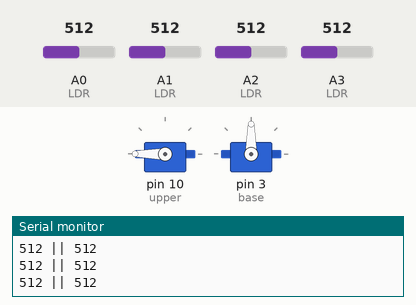
This sketch was run on a simulated Arduino Uno, built with avr-gcc and run on an emulated ATmega328P. Parts: 2 × servo, the last lines printed to the serial monitor. Inputs (shaded band) come from the test bench; at power-on: A0 (LDR) = 512, A1 (LDR) = 512, A2 (LDR) = 512, A3 (LDR) = 512.

Above: at 1.2 s.
1.3 s: A0 (LDR) set to 529
2.8 s: A0 (LDR) set to 547
At 3.28 s:
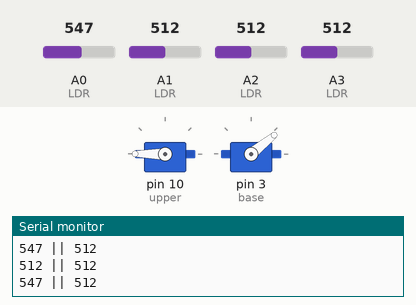
At 4.1 s:
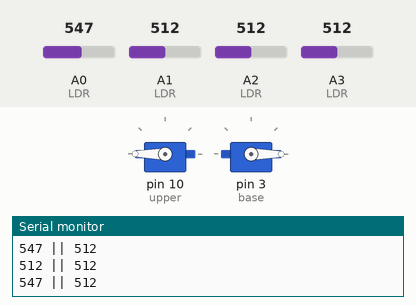
5.1 s: A1 (LDR) set to 11
At 7.9 s:
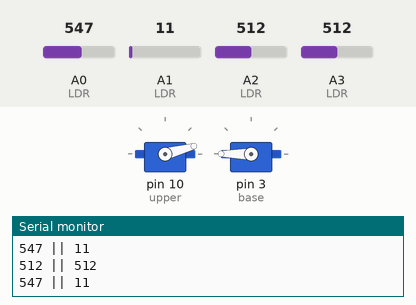
8.1 s: A1 (LDR) set to 8
11.1 s: A2 (LDR) set to 32
14.1 s: A2 (LDR) set to 26
At 14.6 s:
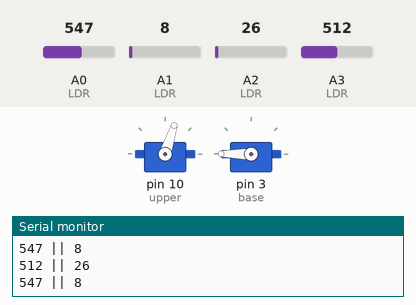
Timing chart, 0 to 17.8 s (numbered marks = the images above; inputs shaded):
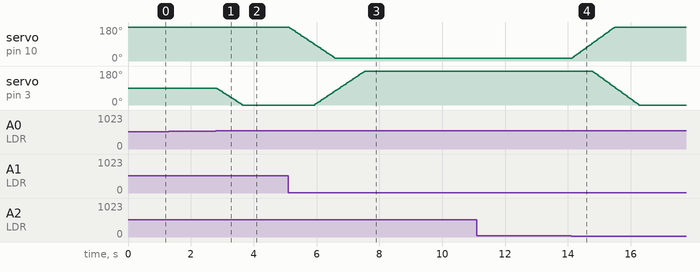

Measured:
- the behaviour switches between 539 and 540 on A0 (LDR) (found by bisection; images 0 and 1)
- the behaviour switches between 30 and 29 on A2 (LDR) (found by bisection; images 3 and 4)
- after the input at 2.8 s, servo on pin 3 (base): moves from 90° to 0° over 0.81 s, starting at once
- after the input at 5.1 s, servo on pin 10 (upper): moves from 180° to 15° over 1.5 s, starting at once; servo on pin 3 (base): moves from 0° to 180° over 1.6 s, starting after 0.84 s
- after the input at 14.1 s, servo on pin 10 (upper): moves from 15° to 180° over 1.3 s, starting at once; servo on pin 3 (base): moves from 180° to 0° over 1.5 s, starting after 0.69 s

The sketch:

main.ino
```cpp
#include <Servo.h>

// Constants
Servo upper;                           // Servo object for upper servo
Servo base;                            // Servo object for base servo
const int theta_initial = 180;         // Initial angle for theta (upper servo)
const int phi_initial = 90;            // Initial angle for phi (base servo)
const int theta_min = 15;              // Minimum angle for theta
const int theta_max = 180;             // Maximum angle for theta
const int phi_min = 0;                 // Minimum angle for phi
const int phi_max = 180;               // Maximum angle for phi
const int angle_increment = 3;         // Angle increment for servo movement
const int error_threshold = 10;        // Error threshold for LDR readings
const int delay_duration = 5;          // Delay between servo movements
const int correct_LDR_value = 7;       // Correction value for LDR readings
const int correct_LDR_min = 2;         // Minimum LDR reading for correction

// Variables
int LDR_values[4] = {0, 0, 0, 0};      // Array to store LDR readings
int theta = theta_initial;             // Current angle for theta (upper servo)
int phi = phi_initial;                 // Current angle for phi (base servo)
int Moy_LDR_up[2] = {0, 0};            // Array to store averaged LDR readings for upper direction
int Moy_LDR_down[2] = {0, 0};          // Array to store averaged LDR readings for lower direction
int checker;                           // Variable to determine angle increment direction

// Functions

void Command_motors() {
    upper.write(theta);                // Set angle for theta (upper servo)
    base.write(phi);                   // Set angle for phi (base servo)
}

void Read_LDR_Values() {
    LDR_values[0] = analogRead(A3);    // Read LDR value for upper left direction
    LDR_values[1] = analogRead(A2);    // Read LDR value for upper right direction
    LDR_values[2] = analogRead(A0);    // Read LDR value for lower left direction
    LDR_values[3] = analogRead(A1);    // Read LDR value for lower right direction
}

void Serial_Print_Values() {
    Serial.print("\n\n\n\n");
    Serial.print(LDR_values[0]); Serial.print(" || "); Serial.print(LDR_values[1]);
    Serial.print("\n");
    Serial.print(LDR_values[2]); Serial.print(" || "); Serial.print(LDR_values[3]);
    Serial.print("\n\n");
}

void Correct_LDR_Error() {
    if (LDR_values[3] >= correct_LDR_min) {
        LDR_values[3] += correct_LDR_value;  // Correct LDR value for lower right direction
    }
}

void Limits() {
    if (phi <= phi_min) { phi = phi_min; }               // Check and set limits for phi (base servo)
    else if (phi >= phi_max) { phi = phi_max; }

    if (theta <= theta_min) { theta = theta_min; }       // Check and set limits for theta (upper servo)
    else if (theta >= theta_max) { theta = theta_max; }
}

void setup() {
    Serial.begin(9600);                  // Initialize serial communication
    upper.attach(10);                    // Attach upper servo to pin 10
    base.attach(3);                      // Attach base servo to pin 3
    Command_motors();                    // Initialize servo angles to initial values
}

void loop() {
    Read_LDR_Values();                                    // Read LDR values
    Serial_Print_Values();                                // Print LDR values for debugging
    Correct_LDR_Error();                                  // Correct LDR error for lower right direction

    Moy_LDR_up[0] = (LDR_values[0] + LDR_values[1]) / 2;  // Calculate average LDR value for upper pair
    Moy_LDR_up[1] = (LDR_values[2] + LDR_values[3]) / 2;  // Calculate average LDR value for lower pair
    Moy_LDR_down[0] = (LDR_values[0] + LDR_values[2]) / 2; // Calculate average LDR value for left pair
    Moy_LDR_down[1] = (LDR_values[1] + LDR_values[3]) / 2; // Calculate average LDR value for right pair

    if (theta <= 90) {                                    // Check servo angle theta
        checker = angle_increment;                        // Set checker to positive angle increment
    } else if (theta > 90) {
        checker = -angle_increment;                       // Set checker to negative angle increment
    }

    if (abs(Moy_LDR_up[1] - Moy_LDR_up[0]) > error_threshold) {  // Check if there is a significant difference in LDR values for upper direction
        if (Moy_LDR_up[0] - Moy_LDR_up[1] < 0) {                   // If average LDR value for upper direction has decreased
            theta = theta + angle_increment;                      // Increase theta angle by the angle increment
        } else if (Moy_LDR_up[0] - Moy_LDR_up[1] > 0) {           // If average LDR value for upper direction has increased
            theta = theta - angle_increment;                      // Decrease theta angle by the angle increment
        }
    }

    if (abs(Moy_LDR_down[1] - Moy_LDR_down[0]) > error_threshold) { // Check if there is a significant difference in LDR values for lower direction
        if (Moy_LDR_down[0] - Moy_LDR_down[1] < 0) {                // If average LDR value for lower direction has decreased
            phi = phi - checker;                                    // Decrease phi angle by the checker value
        } else if (Moy_LDR_down[0] - Moy_LDR_down[1] > 0) {         // If average LDR value for lower direction has increased
            phi = phi + checker;                                    // Increase phi angle by the checker value
        }
    }

    Limits();           // Check and set limits for servo angles
    Command_motors();   // Command servo motors to move to new angles
    delay(delay_duration); // Delay for stability
}
```
